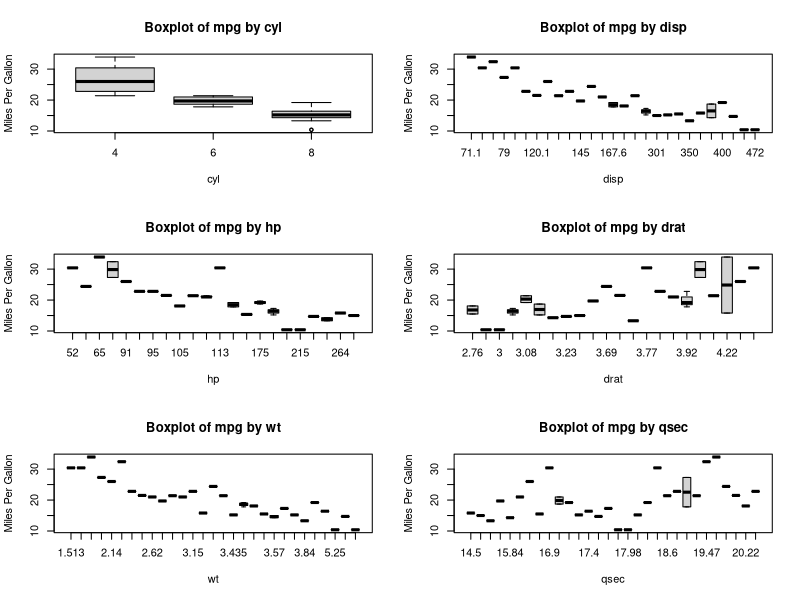

Source code (R):
var = names(mtcars)
full_names = c("Miles Per Gallon", "Cylinders",  "Displacement", "Horse Power", "Rear Axle Ratio", "Weight", "Quarter Mile Time")

# 3 rows by 2 columns
par(mfrow = c(3, 2))


for (i in 2:7) {
  boxplot(mtcars$mpg ~ mtcars[[var[i]]], 
          main = paste("Boxplot of mpg by", var[i]),  
          xlab = var[i],                  
          ylab = "Miles Per Gallon"      
          )              
}
